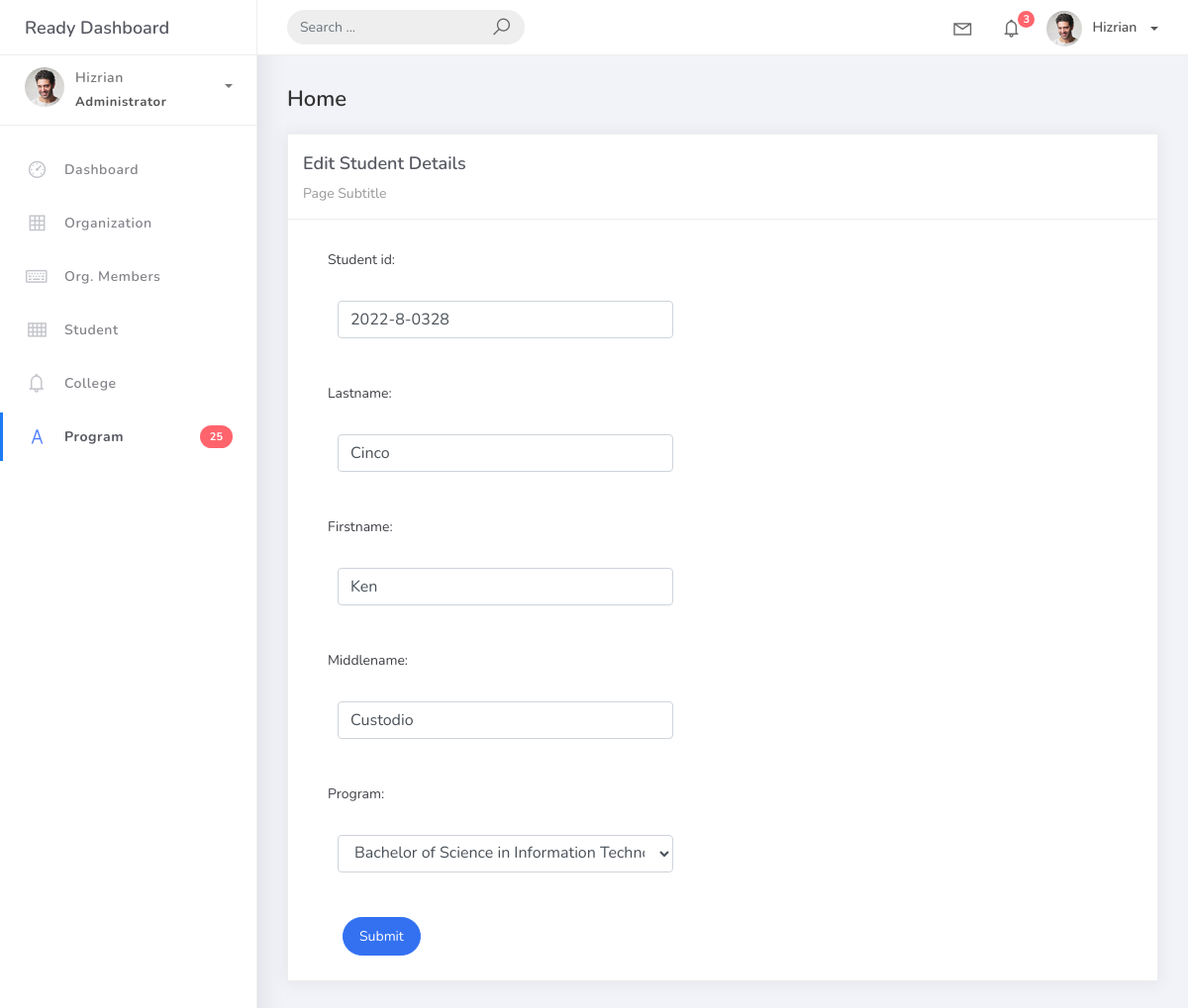
/student_list/1/, run on an earlier commit of the app's database.
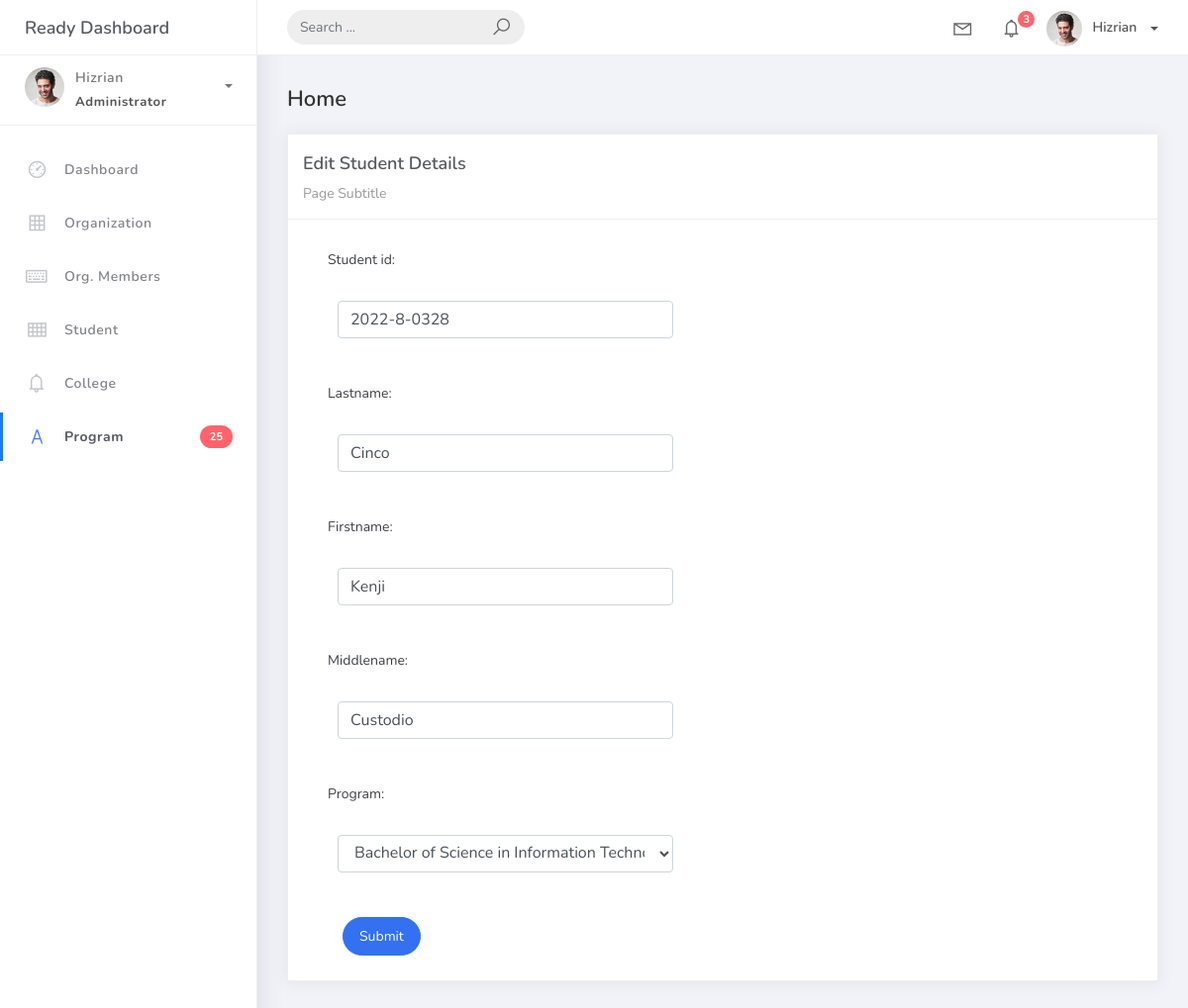
And on a later commit of the database.
### studentorg/models.py (models this page shows, shortened)
class BaseModel(models.Model):
    created_at = models.DateTimeField(auto_now_add=True, db_index=True)
    upated_at = models.DateTimeField(auto_now=True)
    class Meta:
        abstract = True

class Student(BaseModel):
    student_id = models.CharField(max_length=15)
    lastname = models.CharField(max_length=25)
    firstname = models.CharField(max_length=25)
    middlename = models.CharField(max_length=25, blank=True, null=True)
    program = models.ForeignKey(Program, on_delete=models.CASCADE)

### studentorg/views.py (the view)
# urls.py: path('student_list/<pk>/', StudentUpdateView.as_view(), name='student-update'),
class StudentUpdateView(UpdateView):
     model = Student
     form_class = StudentForm
     template_name = 'student_edit.html'
     success_url = reverse_lazy('student-list')

### studentorg/forms.py
class StudentForm(ModelForm):
    class Meta:
        model = Student
        fields = "__all__"

### studentorg/models.py (called while the page is built)
    def __str__(self):
        return self.prog_name

### templates/student_edit.html (shortened to what this page needs)
{% extends 'base.html' %}
{% load static %}
{% block content %}
  <div class="content">
    <div class="container-fluid">
      <h4 class="page-title">Home</h4>
      <div class="row">
        <div class="col-md-12">
          <div class="card">
            <div class="card-header">
              <div class="card-title">Edit Student Details</div>
              <div class="card-category">Page Subtitle</div>
            </div>
            <div class="col-md-6">
              <div class="card-body">
                <form class="" action="" method="post" novalidate>
                  {% include 'includes/form.html' %}
                  <div class="form-group">
                    <div class="col-md-12 col-sm-3">
                      <button type="submit" class="btn btn-primary btn-rounded">Submit</button>
                    </div>
                  </div>
                </form>
              </div>
            </div>
          </div>
        </div>
      </div>
    </div>
  </div>
{% endblock %}

### templates/includes/form.html (shortened to what this page needs)
{% load widget_tweaks %}
{% for field in form %}
<div class="field item form-group">
        <label>{{ field.label_tag }}</label>
    <div class="form-group">
        {% render_field field class="form-control" %}
    </div>
</div>
{% endfor %}

What changed in the data, as far as the page shows it:
changed Student "Cinco": firstname "Ken" → "Kenji"
